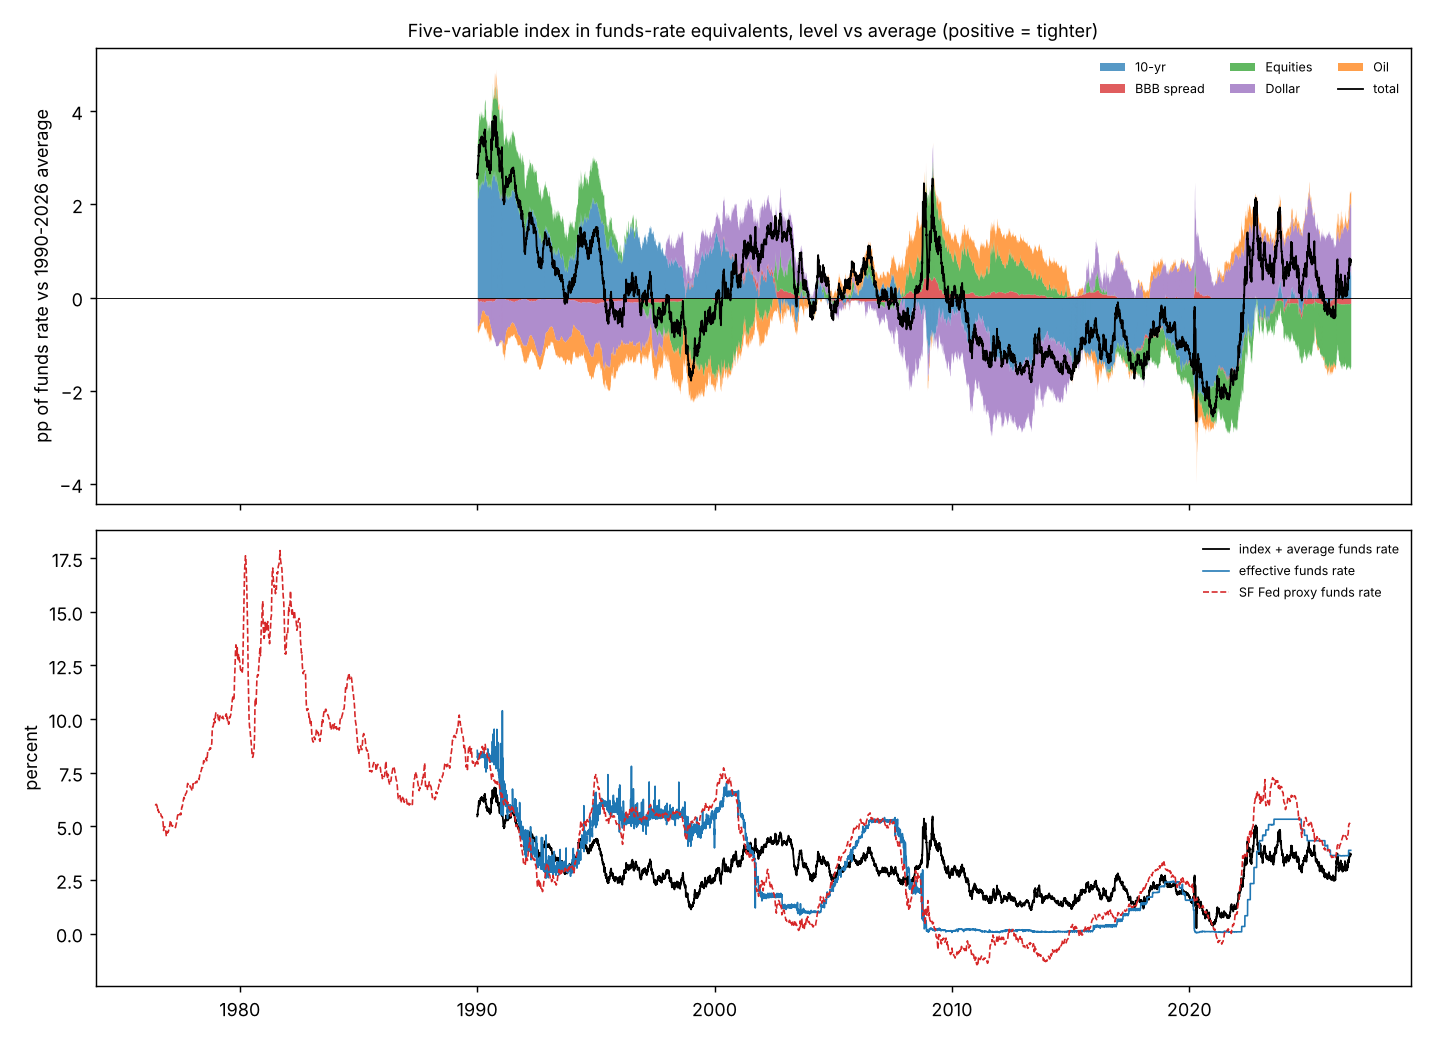

Source code (Python):
"""
Level version of the five-variable funds-rate-equivalent index: deviations of each variable from its 1990 to latest average, times the FRB/US
sensitivities (experimental/ms_fci/frbus_sensitivities.csv), summed. Positive = tighter than average conditions; units are pp of funds rate.

    level(t) = s10 * (y10 - mean) + sBBB * (BBB spread - mean) - sS * 100 (ln CAPE - mean) + sD * 100 (ln real dollar - mean)
               + sO * 100 (ln real WTI - mean)

Stationary transforms: stocks as the valuation multiple (CAPE from fcig_gs_daily.csv; the FRB/US stock shock moves the required return with earnings
fixed, i.e. valuation), the dollar in real terms (the FRB/US real exchange rate fpxr, the variable the dollar sensitivity was estimated on, put on a daily footing with the
nominal broad dollar), oil in real terms (WTI over the FRB/US PCE price level), the BBB spread as is, and the 10-year either nominal (default) or real
(less FRB/US ptr, the SPF 10-year expected PCE inflation, --real10). FRB/US history comes from federalreserve.gov (data_only_package), so FRED is only
needed for daily WTI (a saved copy is used when FRED is down). The sensitivities come from local shocks around a steady state, so applying them to large deviations over decades is a linear
extrapolation. Validation: the index plus the average funds rate should track the effective funds rate before 2008 and the SF Fed proxy funds rate after.

Real-rate adjustments: --rstar measures the 10-year as the real yield gap to Kiley's r* (kiley_rstar.csv in this folder, copied from the r* repo; one-sided
estimate, --twosided for the smoothed one); --erp removes from the equity valuation (100 ln CAPE) the part explained by the real 10-year yield, using the FRB/US
stock equation (25% on the price per 1 pp of required return). NOT RECOMMENDED: in the data the valuation has no stable relation with the real
10-year yield (daily 1990-2026 slope -1.2% per pp, s.e. 2.7; monthly changes ~0; by sub-period -17% to +24%), so the model's mapping overstates the
adjustment and pushes the 2009-2012 equity term to +2.4 to +3.1 pp of tightening. Kept for comparison only.

Usage:  python experimental/ms_fci/ms5_level.py [--horizon q4|q8|q12] [--real10] [--rstar] [--erp] [--source fred|frbus]
Outputs: experimental/ms_fci/ms5_level_daily[_variant].csv, experimental/ms_fci/ms5_level[_variant].png (variant suffix: _real10, _rstar, plus _erp)
"""
import os, sys
import numpy as np, pandas as pd

ROOT = os.path.dirname(os.path.dirname(os.path.dirname(os.path.abspath(__file__))))
sys.path.insert(0, ROOT)
from fcig_replicate import fetch, fred, hold, RAW

HERE = os.path.dirname(os.path.abspath(__file__))
HORIZON = sys.argv[sys.argv.index("--horizon") + 1] if "--horizon" in sys.argv else "q4"
REAL10 = "--real10" in sys.argv
RSTAR = "--rstar" in sys.argv        # 10-year as the real yield gap to the equilibrium real rate r*
ERP = "--erp" in sys.argv            # equities as the equity risk premium (earnings yield less the real 10-year) instead of the CAPE multiple
RSTAR_COL = "rstar_2side" if "--twosided" in sys.argv else "rstar_1side"
TAG = ("_rstar" if RSTAR else "_real10" if REAL10 else "") + ("_erp" if ERP else "")
START = "1990-01-02"
SOURCE = sys.argv[sys.argv.index("--source") + 1] if "--source" in sys.argv else "fred"   # fred (default) or frbus


def get(i):
    """Saved FRED file, refreshed when FRED answers (it sometimes returns a maintenance page)."""
    p = os.path.join(RAW, f"{i}.csv")
    body = fetch(f"https://fred.stlouisfed.org/graph/fredgraph.csv?id={i}")
    if body is not None and body.startswith(b"observation_date"):
        open(p, "wb").write(body)
    return fred(i)


def frbus_history():
    """Quarterly FRB/US history (federalreserve.gov data_only_package): real exchange rate fpxr, PCE price level pcnia, 10-year expected PCE
    inflation ptr, stamped at mid-quarter."""
    p = os.path.join(RAW, "frbus", "data_only_package", "HISTDATA.TXT")
    if not os.path.exists(p):
        import io, zipfile, urllib.request
        os.makedirs(os.path.join(RAW, "frbus"), exist_ok=True)
        req = urllib.request.Request("https://www.federalreserve.gov/econres/files/data_only_package.zip", headers={"User-Agent": "Mozilla/5.0"})
        zipfile.ZipFile(io.BytesIO(urllib.request.urlopen(req, timeout=120).read())).extractall(os.path.join(RAW, "frbus"))
    h = pd.read_csv(p, index_col=0)
    h.columns = [c.lower() for c in h.columns]
    h = h[["fpxr", "pcnia", "ptr"]].astype(float)
    h.index = pd.PeriodIndex(h.index, freq="Q").to_timestamp() + pd.Timedelta(days=45)
    return h.dropna(how="all")


def to_daily(q, idx, log=False, extrapolate_growth=False):
    """Mid-quarter values interpolated (linearly, or in logs) to the daily index; after the last quarter held, or grown at the recent rate."""
    s = np.log(q) if log else q
    d = s.reindex(s.index.union(idx)).interpolate("time").reindex(idx)
    if extrapolate_growth:
        last = s.index[-1]
        g = (s.iloc[-1] - s.iloc[-5]) / (s.index[-1] - s.index[-5]).days
        d = d.where(idx <= last, s.iloc[-1] + g * (idx - last).days.values)
    else:
        d = d.ffill()
    return np.exp(d) if log else d


def monthly_to_daily(m, idx, extrapolate=False):
    """Monthly series (stamped at the month start; value taken as mid-month) interpolated in time to the daily index; after the last month held, or
    for a price level grown at its last 12-month rate."""
    m = m.dropna().copy()
    m.index = m.index + pd.Timedelta(days=14)
    s = np.log(m) if extrapolate else m
    d = s.reindex(s.index.union(idx)).interpolate("time").reindex(idx)
    if extrapolate:
        g = (s.iloc[-1] - s.iloc[-13]) / (s.index[-1] - s.index[-13]).days
        d = d.where(idx <= s.index[-1], s.iloc[-1] + g * (idx - s.index[-1]).days.values)
        return np.exp(d).bfill()
    return d.ffill().bfill()


def build():
    G = pd.read_csv(os.path.join(ROOT, "fcig_gs_daily.csv"), parse_dates=["date"]).set_index("date")
    idx = G.loc[START:].index
    X = pd.DataFrame(index=idx)
    X["y10"], X["bbb"], X["ffr"] = G.x_y10, G.x_bbb, G.x_ffr
    X["lncape"] = np.log(G.x_cape)
    H = frbus_history()
    nom = G.x_usd
    # quarterly FRB/US real-exchange-rate ratio (fpxr over the quarterly mean of the nominal broad dollar)
    nq = nom.groupby(nom.index.to_period("Q")).mean()
    nq.index = nq.index.to_timestamp() + pd.Timedelta(days=45)
    ratio_q = (H.fpxr / nq.reindex(H.index)).dropna()
    ratio = to_daily(ratio_q, nom.index, log=True).bfill()
    if SOURCE == "fred":
        # FRED real broad dollar (RTWEXBGS, 2006 on) over the nominal monthly mean; before 2006 the FRB/US ratio, level-matched over 2006-2010
        real = get("RTWEXBGS")
        nm = nom.groupby(nom.index.to_period("M")).mean()
        nm.index = nm.index.to_timestamp()
        rm = (real / nm.reindex(real.index)).dropna()
        rm_d = monthly_to_daily(rm, nom.index)
        ov = (nom.index >= "2006-03-01") & (nom.index <= "2010-12-31")
        scale = float(rm_d[ov].mean() / ratio[ov].mean())
        ratio = ratio.where(nom.index < real.index[0] + pd.Timedelta(days=45), np.nan).mul(scale).fillna(rm_d)
        price = monthly_to_daily(get("CPIAUCSL"), idx, extrapolate=True)
        einf = monthly_to_daily(get("EXPINF10YR"), idx)
    else:
        price = to_daily(H.pcnia.dropna(), idx, log=True, extrapolate_growth=True).bfill()
        einf = to_daily(H.ptr.dropna(), idx).bfill()
    X["lnrusd"] = np.log(nom * ratio).reindex(idx)
    wti = hold(get("DCOILWTICO"), idx[-1]).reindex(idx, method="ffill").clip(lower=5.0)   # WTI was negative on 20 Apr 2020
    X["lnroil"] = np.log(wti / price)
    real10 = X.y10 - einf
    X["real10"] = real10
    r = pd.read_csv(os.path.join(HERE, "kiley_rstar.csv"), index_col=0)[RSTAR_COL]   # Kiley r*, quarterly, from the r* repo
    r.index = pd.PeriodIndex(r.index, freq="Q").to_timestamp() + pd.Timedelta(days=45)
    X["rstar"] = to_daily(r.dropna(), idx).bfill()
    X["einf"] = einf
    if RSTAR:
        X["y10"] = real10 - X.rstar                                 # real 10-year yield gap to r*
    elif REAL10:
        X["y10"] = real10
    return X.dropna(), G


def level(X, S, req_pct_per_pp=None):
    m = X.mean()
    C = pd.DataFrame({
        "10-yr": S["rg10"] * (X.y10 - m.y10),
        "BBB spread": S["rbbbp"] * (X.bbb - m.bbb),
        # stock valuation in % (100 ln CAPE); with --erp the part explained by real rates is removed (FRB/US: ln price = ... - 0.25 * required return,
        # required return = real long rate + premium), leaving the equity-premium part, so real rates are not counted in both the 10-year and equity terms
        "Equities": -S["req"] * (100 * (X.lncape - m.lncape) + (req_pct_per_pp * (X.real10 - m.real10) if ERP else 0.0)),
        "Dollar": S["fpxr"] * 100 * (X.lnrusd - m.lnrusd),
        "Oil": S["poil"] * 100 * (X.lnroil - m.lnroil),
    })
    C["Total"] = C.sum(axis=1)
    return C


def main():
    sens = pd.read_csv(os.path.join(HERE, "frbus_sensitivities.csv"), index_col=0)
    S = sens[f"ffr_eq_{HORIZON}"].to_dict()
    req_pct_per_pp = float(sens.loc["req", "unit_size"])   # % fall in stock wealth per +1 pp on the required return (about 25)
    X, G = build()
    C = level(X, S, req_pct_per_pp)
    C.to_csv(os.path.join(HERE, f"ms5_level_daily{TAG}.csv"), float_format="%.4f", index_label="date")
    print(f"{HORIZON}, 10-year {'real gap to r* (' + RSTAR_COL + ')' if RSTAR else 'real' if REAL10 else 'nominal'}, equities {'CAPE valuation net of real rates' if ERP else 'CAPE valuation'}; sample {X.index[0].date()} to {X.index[-1].date()}")
    print("averages:", {k: round(float(v), 3) for k, v in X.mean().items()})
    print("\\nlatest vs average (pp of funds rate): ", C.iloc[-1].round(2).to_dict())
    print("percentile of today's total in the sample: %.0f%%" % (100 * (C.Total < C.Total.iloc[-1]).mean()))
    print("\\nselected dates:")
    for d in ("1990-06-29", "1994-12-30", "2000-03-31", "2007-06-29", "2009-03-31", "2012-12-31", "2018-12-31", "2020-03-31", "2021-12-31", "2023-10-31", "2026-02-27", "2026-08-27", str(C.index[-1].date())):
        r = C.loc[:d].iloc[-1]
        print(f"  {d}: total {r.Total:+.2f} | " + "  ".join(f"{k} {v:+.2f}" for k, v in r.drop("Total").items()))
    # validation against the effective funds rate and the SF Fed proxy funds rate
    effr = X.ffr
    w = None
    pth = os.path.join(RAW, "proxy-funds-rate-data.xlsx")
    if os.path.exists(pth):
        w = pd.read_excel(pth, sheet_name="Weekly", skiprows=1, names=["date", "ffr", "proxy"]).assign(date=lambda x: pd.to_datetime(x.date)).set_index("date").proxy
    print("\\nvalidation (index + average funds rate versus the actual / SF Fed proxy funds rate):")
    for lab, a, b in (("EFFR, 1990-2008-11", "1990-01-01", "2008-11-30"), ("EFFR, 2016-2019", "2016-01-01", "2019-12-31"), ("EFFR, 2022-2026", "2022-01-01", "2026-12-31")):
        c = C.Total[a:b]; e = effr[a:b]
        fit = c + effr.mean()
        print(f"  {lab}: corr {np.corrcoef(c, e)[0, 1]:+.2f}, index + mean EFFR minus EFFR: mean {float((fit[a:b] - e).mean()):+.2f}, rmse {float(np.sqrt(((fit[a:b] - e) ** 2).mean())):.2f}")
    gap = (X.ffr - X.einf - X.rstar)                      # real policy rate less r*: the policy stance relative to neutral
    print("  vs real policy rate gap (EFFR - expected inflation - r*): corr %+.2f (1990-2026), %+.2f (1990-2008), %+.2f (2009-2015), %+.2f (2016-2019), %+.2f (2022-2026)" % tuple(
        np.corrcoef(C.Total[a:b], gap[a:b])[0, 1] for a, b in (("1990", "2026"), ("1990", "2008-11"), ("2009", "2015"), ("2016", "2019"), ("2022", "2026"))))
    if w is not None:
        cw = C.Total.reindex(w.index, method="ffill").loc[w.index.intersection(C.index)]
        for lab, a, b in (("proxy, 1990-2026", "1990-01-01", "2026-12-31"), ("proxy, 2009-2015", "2009-01-01", "2015-12-31"), ("proxy, 2020-2026", "2020-01-01", "2026-12-31")):
            ww = w[a:b].dropna(); cc = cw.reindex(ww.index).dropna(); ww = ww.reindex(cc.index)
            print(f"  {lab}: corr {np.corrcoef(cc, ww)[0, 1]:+.2f}, index + mean EFFR minus proxy: mean {float((cc + effr.mean() - ww).mean()):+.2f}, rmse {float(np.sqrt(((cc + effr.mean() - ww) ** 2).mean())):.2f}")
    plot(C, effr, w)


def plot(C, effr, w):
    import matplotlib
    matplotlib.use("Agg")
    import matplotlib.pyplot as plt
    pal = {"10-yr": "#1f77b4", "BBB spread": "#d62728", "Equities": "#2ca02c", "Dollar": "#9467bd", "Oil": "#ff7f0e"}
    fig, ax = plt.subplots(2, 1, figsize=(11, 8), sharex=True)
    a = ax[0]
    pos = np.zeros(len(C)); neg = np.zeros(len(C))
    for k, c in pal.items():
        v = C[k].values
        a.fill_between(C.index, np.where(v >= 0, pos, neg), np.where(v >= 0, pos, neg) + v, color=c, alpha=0.75, lw=0, label=k)
        pos, neg = pos + np.clip(v, 0, None), neg + np.clip(v, None, 0)
    a.plot(C.index, C.Total, "k-", lw=1.0, label="total")
    a.axhline(0, color="k", lw=0.5)
    a.set_ylabel("pp of funds rate vs 1990-2026 average"); a.legend(fontsize=7, ncol=3, frameon=False, loc="upper right")
    a.set_title("Five-variable index in funds-rate equivalents, level vs average (positive = tighter)", fontsize=10)
    b = ax[1]
    b.plot(C.index, C.Total + effr.mean(), "k-", lw=1.0, label="index + average funds rate")
    b.plot(effr.index, effr, color="#1f77b4", lw=0.9, label="effective funds rate")
    if w is not None:
        b.plot(w.index, w.values, color="#d62728", lw=0.9, ls="--", label="SF Fed proxy funds rate")
    b.set_ylabel("percent"); b.legend(fontsize=7, frameon=False)
    fig.tight_layout(); fig.savefig(os.path.join(HERE, f"ms5_level{TAG}.png"), dpi=130)


if __name__ == "__main__":
    main()
